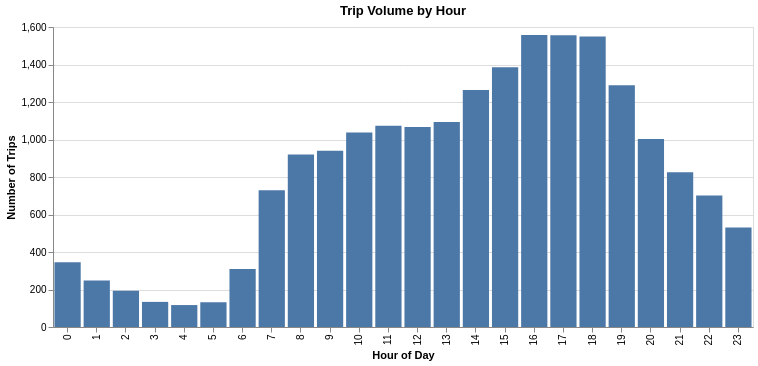

Vega-Lite specification for this chart:
### Vega-Lite specification from a JSON file in a GitHub repository (floating-point values rounded to 4 significant figures)
{"config": {"view": {"continuousWidth": 300, "continuousHeight": 300}}, "data": {"name": "data-b7aa7b89279a65aa3f0fbb31906ca4c2"}, "mark": {"type": "bar"}, "encoding": {"tooltip": [{"field": "pickup_hour", "title": "Hour", "type": "ordinal"}, {"field": "trip_volume", "format": ",", "title": "Trips", "type": "quantitative"}], "x": {"field": "pickup_hour", "sort": [0, 1, 2, 3, 4, 5, 6, 7, 8, 9, 10, 11, 12, 13, 14, 15, 16, 17, 18, 19, 20, 21, 22, 23], "title": "Hour of Day", "type": "ordinal"}, "y": {"field": "trip_volume", "title": "Number of Trips", "type": "quantitative"}}, "height": 300, "title": "Trip Volume by Hour", "width": 700, "$schema": "https://vega.github.io/schema/vega-lite/v6.4.1.json", "datasets": {"data-b7aa7b89279a65aa3f0fbb31906ca4c2": [{"pickup_hour": 0, "trip_volume": 345}, {"pickup_hour": 1, "trip_volume": 248}, {"pickup_hour": 2, "trip_volume": 193}, {"pickup_hour": 3, "trip_volume": 134}, {"pickup_hour": 4, "trip_volume": 117}, {"pickup_hour": 5, "trip_volume": 132}, {"pickup_hour": 6, "trip_volume": 310}, {"pickup_hour": 7, "trip_volume": 729}, {"pickup_hour": 8, "trip_volume": 920}, {"pickup_hour": 9, "trip_volume": 940}, {"pickup_hour": 10, "trip_volume": 1037}, {"pickup_hour": 11, "trip_volume": 1073}, {"pickup_hour": 12, "trip_volume": 1067}, {"pickup_hour": 13, "trip_volume": 1093}, {"pickup_hour": 14, "trip_volume": 1264}, {"pickup_hour": 15, "trip_volume": 1385}, {"pickup_hour": 16, "trip_volume": 1557}, {"pickup_hour": 17, "trip_volume": 1556}, {"pickup_hour": 18, "trip_volume": 1549}, {"pickup_hour": 19, "trip_volume": 1290}, {"pickup_hour": 20, "trip_volume": 1003}, {"pickup_hour": 21, "trip_volume": 825}, {"pickup_hour": 22, "trip_volume": 702}, {"pickup_hour": 23, "trip_volume": 531}]}}
